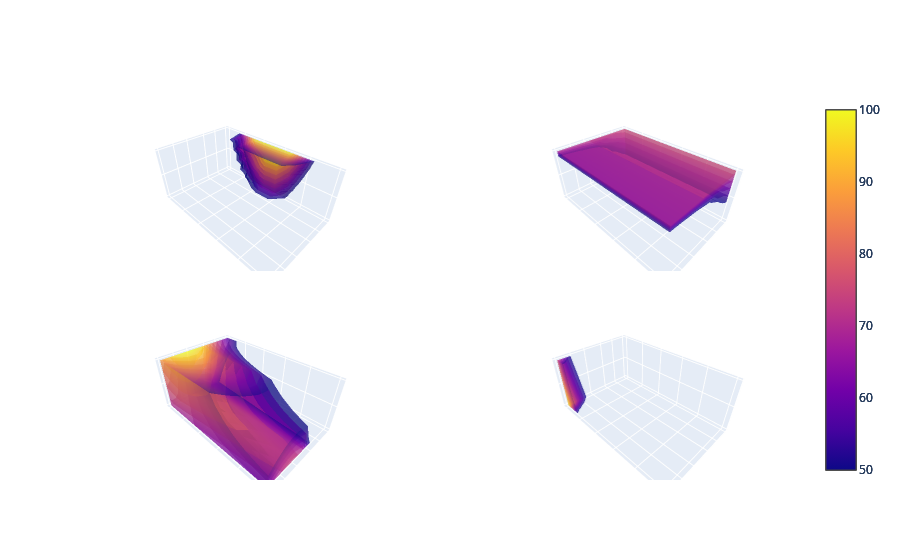

Notebook cell for this chart:
### Markdown cell above
Finally, the 3D plot is displayed here

### Code cell
# predictions = np.sum([predictions_imo.flatten(), predictions_pImo.flatten()], axis=0)

# Create a 3D surface plot using Plotly
# plotting the imogolite model first
fig = make_subplots(
    rows=2, cols=2,
    specs=[[{'type': 'volume'}, {'type': 'volume'}],
           [{'type': 'volume'}, {'type': 'volume'}]],
           vertical_spacing=0.1,
           horizontal_spacing=0.1)

fig.add_trace(go.Volume(z=cat_mesh.flatten(),
                                 x=conc_mesh.flatten(), 
                                 y=base_mesh.flatten(), 
                                 value=predictions_imo.flatten(),
                                # value=predictions.flatten(),
                                 isomin=50,
                                 isomax=100,
                                 opacity=0.5,
                                 surface_count=10),
                                 row=1, col=1)

fig.add_trace(go.Volume(z=cat_mesh.flatten(),
                                 x=conc_mesh.flatten(), 
                                 y=base_mesh.flatten(), 
                                 value=predictions_bh.flatten(),
                                # value=predictions.flatten(),
                                 isomin=50,
                                 isomax=100,
                                 opacity=0.5,
                                 surface_count=10), 
                                 row=1, col=2)
fig.add_trace(go.Volume(z=cat_mesh.flatten(),
                                 x=conc_mesh.flatten(), 
                                 y=base_mesh.flatten(), 
                                 value=predictions_pImo.flatten(),
                                # value=predictions.flatten(),
                                 isomin=50,
                                 isomax=100,
                                 opacity=0.5,
                                 surface_count=10),
                                 row=2, col=1)

fig.add_trace(go.Volume(z=cat_mesh.flatten(),
                                 x=conc_mesh.flatten(), 
                                 y=base_mesh.flatten(), 
                                 value=predictions_si.flatten(),
                                # value=predictions.flatten(),
                                 isomin=50,
                                 isomax=100,
                                 opacity=0.5,
                                 surface_count=10),
                                 row=2, col=2)

fig.update_scenes(
    xaxis_title='',
    yaxis_title='',
    zaxis_title='',
    xaxis_type='log',
    yaxis_type='linear',
    zaxis_type='linear',
    xaxis_showticklabels=False,
    yaxis_showticklabels=False,
    zaxis_showticklabels=False,
)
# #axis labels
# fig.update_layout(scene=dict(zaxis=dict(title='Cation Ratio', type='linear')))
# fig.update_layout(scene=dict(xaxis=dict(title='Concentration', type='log')))
# fig.update_layout(scene=dict(yaxis=dict(title='Hydrolysis ratio', type='linear')))


# Show the plot
fig.show()

### Figure 1 — Plotly figure (JSON) as saved in the notebook; plotly's stock layout.template omitted (floating-point values rounded to 4 significant figures; data arrays with more than 128 entries replaced by an {"elided": "..."} marker saying what was removed)
{"data": [{"isomax": 100, "isomin": 50, "opacity": 0.5, "scene": "scene", "surface": {"count": 10}, "type": "volume", "value": {"elided": "1000 float values"}, "x": {"elided": "1000 float values"}, "y": {"elided": "1000 float values"}, "z": {"elided": "1000 float values"}}, {"isomax": 100, "isomin": 50, "opacity": 0.5, "scene": "scene2", "surface": {"count": 10}, "type": "volume", "value": {"elided": "1000 float values"}, "x": {"elided": "1000 float values"}, "y": {"elided": "1000 float values"}, "z": {"elided": "1000 float values"}}, {"isomax": 100, "isomin": 50, "opacity": 0.5, "scene": "scene3", "surface": {"count": 10}, "type": "volume", "value": {"elided": "1000 float values"}, "x": {"elided": "1000 float values"}, "y": {"elided": "1000 float values"}, "z": {"elided": "1000 float values"}}, {"isomax": 100, "isomin": 50, "opacity": 0.5, "scene": "scene4", "surface": {"count": 10}, "type": "volume", "value": {"elided": "1000 float values"}, "x": {"elided": "1000 float values"}, "y": {"elided": "1000 float values"}, "z": {"elided": "1000 float values"}}], "layout": {"scene": {"domain": {"x": [0, 0.45], "y": [0.55, 1]}, "xaxis": {"showticklabels": false, "title": {"text": ""}, "type": "log"}, "yaxis": {"showticklabels": false, "title": {"text": ""}, "type": "linear"}, "zaxis": {"showticklabels": false, "title": {"text": ""}, "type": "linear"}}, "scene2": {"domain": {"x": [0.55, 1], "y": [0.55, 1]}, "xaxis": {"showticklabels": false, "title": {"text": ""}, "type": "log"}, "yaxis": {"showticklabels": false, "title": {"text": ""}, "type": "linear"}, "zaxis": {"showticklabels": false, "title": {"text": ""}, "type": "linear"}}, "scene3": {"domain": {"x": [0, 0.45], "y": [0, 0.45]}, "xaxis": {"showticklabels": false, "title": {"text": ""}, "type": "log"}, "yaxis": {"showticklabels": false, "title": {"text": ""}, "type": "linear"}, "zaxis": {"showticklabels": false, "title": {"text": ""}, "type": "linear"}}, "scene4": {"domain": {"x": [0.55, 1], "y": [0, 0.45]}, "xaxis": {"showticklabels": false, "title": {"text": ""}, "type": "log"}, "yaxis": {"showticklabels": false, "title": {"text": ""}, "type": "linear"}, "zaxis": {"showticklabels": false, "title": {"text": ""}, "type": "linear"}}}}
